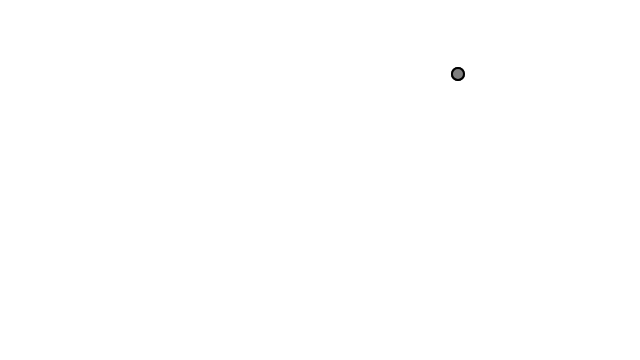
Frame 1 (no input)
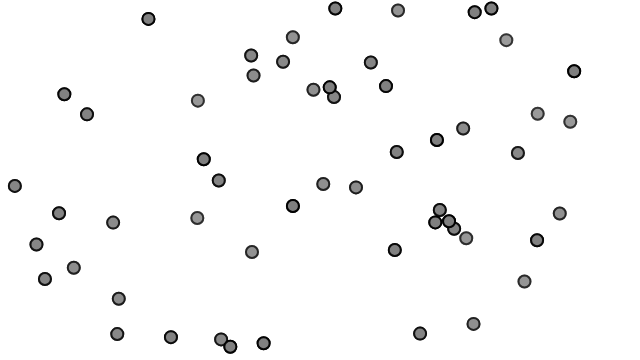
Frame 60 (no input)
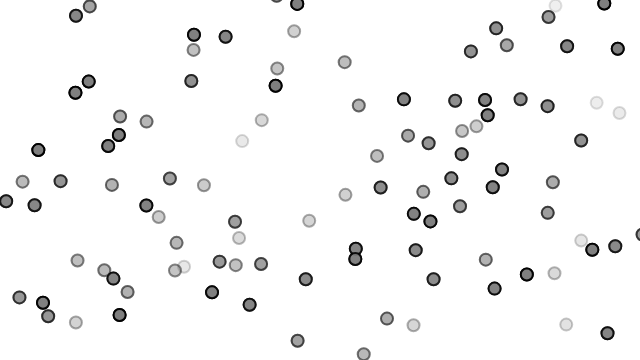
Frame 120 (the mouse pressed at the canvas centre since frame 60)

The p5.js sketch that drew these frames (run headless with seeded random() and noise() and a simulated clock; from frame 60 on, the mouse is pressed at the canvas centre):

// p5.js sketch
// ── sketch.js
// The Nature of Code
// Daniel Shiffman
// http://natureofcode.com

let ps;

function setup() {
  createCanvas(640, 360);
  ps = new ParticleSystem();
}

function draw() {
  background(255);
  ps.addParticle(random(width), random(height));

  //PVector gravity = createVector(0,0.1);
  //ps.applyForce(gravity);
  ps.update();
  ps.repels();
  ps.display();
}
// ── particle.js
// The Nature of Code
// Daniel Shiffman
// http://natureofcode.com

// Simple Particle System

class Particle {



  constructor(x, y) {
    this.acceleration = createVector();
    this.velocity = p5.Vector.random2D();
    this.position = createVector(x, y);
    this.lifespan = 255.0;
    this.r = 6;
  }

  run() {
    this.update();
    this.display();
  }

  repels(particles) {
    for (let other of particles) {
      if (other != this) {
        let dir = p5.Vector.sub(this.position, other.position);
        if (dir.mag() < this.r * 2) {
          dir.setMag(0.5);
          this.applyForce(dir);
        }
      }
    }
  }

  applyForce(f) {
    this.acceleration.add(f);
  }

  // Method to update position
  update() {
    this.velocity.add(this.acceleration);
    this.position.add(this.velocity);
    this.acceleration.mult(0);
    this.lifespan -= 2;
  }

  // Method to display
  display() {
    stroke(0, this.lifespan);
    strokeWeight(2);
    fill(127, this.lifespan);
    ellipse(this.position.x, this.position.y, this.r * 2);
  }

  // Is the particle still useful?
  isDead() {
    if (this.lifespan < 0.0) {
      return true;
    } else {
      return false;
    }
  }
}
// ── particlesystem.js
// The Nature of Code
// Daniel Shiffman
// http://natureofcode.com

// Using Generics now!  comment and annotate, etc.

class ParticleSystem {

  constructor() {
    this.particles = [];
  }

  addParticle(x, y) {
    this.particles.push(new Particle(x, y));
  }

  display() {
    for (let particle of this.particles) {
      particle.display();
    }
  }

  applyForce(f) {
    for (let particle of this.particles) {
      p.applyForce(f);
    }
  }

  repels() {
    for (let particle of this.particles) {
      particle.repels(this.particles);
    }
  }

  update() {
    for (let particle of this.particles) {
      particle.run();
    }
    this.particles = this.particles.filter(particle => !particle.isDead());
  }
}
